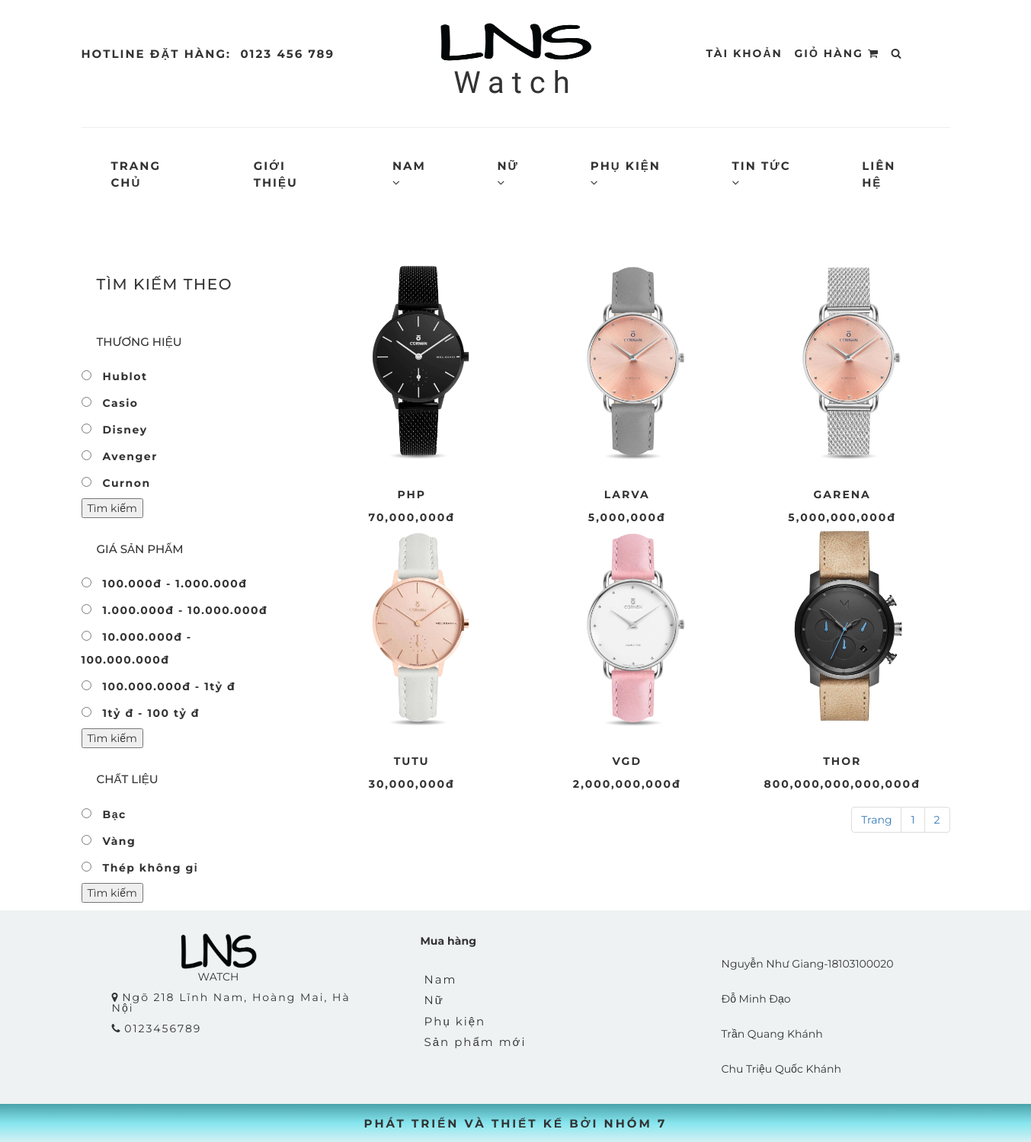
Page /index.php?controller=category_watch_woman&id=2 on the committed database.
### tables this page shows
CREATE TABLE `product_watch` (
  `pk_watch_id` int(11) NOT NULL,
  `fk_category_watch_id` int(11) NOT NULL,
  `name_watch` varchar(500) NOT NULL,
  `img_watch` varchar(500) NOT NULL,
  `img_watch2` varchar(500) NOT NULL,
  `img_watch3` varchar(500) NOT NULL,
  `img_watch4` varchar(500) NOT NULL,
  `color_watch` varchar(500) NOT NULL,
  `count_watch` int(11) NOT NULL,
  `material_watch` varchar(500) NOT NULL,
  `display_watch` varchar(500) NOT NULL,
  `diameter_watch` int(11) NOT NULL,
  `thickness_watch` int(11) NOT NULL,
  `width_strap_watch` int(11) NOT NULL,
  `material_glass_watch` varchar(500) NOT NULL,
  `water_resistant_watch` float NOT NULL,
  `brand_name_watch` varchar(500) NOT NULL,
  `price_watch` float NOT NULL,
  `short_description_watch` varchar(500) NOT NULL,
  `info_detail_watch` varchar(500) NOT NULL,
  `hot_watch` int(11) NOT NULL,
  `parent_id` int(11) NOT NULL DEFAULT 0
);

### controller/frontend/controller_category_watch_woman.php (called while the page is built)
<?php
    class controller_category_watch_woman{
        public function __construct()
        {
            $record_per_page =6 ;
            $total_record = 0;
            $list_man = model::list_all("select * from  category_watch where parent_id=2");
            foreach($list_man as $pagi){
             $total_record = $total_record + model::num_rows("select pk_watch_id from product_watch where fk_category_watch_id= $pagi->pk_category_watch_id");
            }
            $num_page = ceil($total_record/$record_per_page);
            $p = isset($_GET["p"])&&$_GET["p"]>0 ? $_GET["p"]-1:0;
            $from = $p*$record_per_page;
			include "view/frontend/category_watch_woman.php";
        }
    }
    new controller_category_watch_woman();
?>

### model/model.php (called while the page is built, shortened)
<?php
	class model{
		public static function list_all($sql){
			global $db;
			$result = mysqli_query($db,$sql) or die("Không truy vấn được 1");
			$arr = array();
			while($rows = mysqli_fetch_object($result))
				$arr[] = $rows;
			return $arr;
		}
		public static function num_rows($sql){
			global $db;
			$result = mysqli_query($db,$sql) or die("Không truy vấn được 4");
			return mysqli_num_rows($result);
		}
	}
 ?>

### view/frontend/category_watch_woman.php (the view, shortened to what this page needs)
<div class="list_product container">
	 				<div class="row">
	 				<?php include "view/frontend/list_menu.php"; ?>
	 					<div class="col-lg-9">
						<?php
						$data = model::list_all("select * from product_watch where fk_category_watch_id=7 or fk_category_watch_id=8 or fk_category_watch_id=9 order by pk_watch_id desc limit $from,$record_per_page"); ?>
	 						<?php foreach ($data as $rows):
                             ?>
						<div class="new_pr col-lg-4"><a href="index.php?controller=detail_watch&id=<?php echo $rows->pk_watch_id; ?>"><img src="public/upload/watch/<?php echo $rows->img_watch; ?>" alt=""></a>
	 							<div class="info_product">
	 								<p><?php echo $rows->name_watch; ?></p>
	 								<span><?php echo number_format($rows->price_watch); ?>đ</span>
	 							</div>
	 							<div class="add_cart">
	 							</div>
	 						</div>
	 					<?php endforeach; ?>
	 					</div>
	 					<div class="pagination" style="float: right;">
	 					 <ul class="pagination pull-right" style="margin-top: 0px !important; padding-right: 15px;">
                    <li><a href="">Trang</a></li>
                    <?php for($i = 1; $i<=$num_page; $i++): ?>
                    <li><a href="index.php?controller=category_watch_woman&p=<?php echo $i;?>"><?php echo $i; ?></a></li>
                <?php endfor; ?>
	 				</div>
	 			</div>
	 			</div>

### public/frontend/lns.css (style rules this page uses)
body { margin: 0; padding: 0; color: #333; font-family: 'Montserrat', sans-serif; background-color: gradient(to right, ) }
li { list-style-type: none; display: inline-block; }
a { color: #333; text-decoration: none; cursor: pointer; }
.new_pr,.sale_pr { background: white; text-align:center; position: relative; overflow: hidden; }
.new_pr img ,.sale_pr img { padding: 0; width: 270px; }
.new_pr p ,.new_pr p { text-transform:uppercase; font-weight: 700; letter-spacing: 2px; }
.new_pr span ,.sale_pr span { font-weight: 700; letter-spacing: 2px; }
.info_product { margin-top: 30px; }
.add_cart { justify-content: center; width:255px; position: absolute; bottom: 0; border: 1px solid black; height: 45px; transition: .5s ease-in-out; transform:translateY(40px); z-index:-1; line-height: 44px; background: white; }
.list_product { margin-top: 20px; }

### rows in the picture
product_watch: img_watch (picture), name_watch "PHP", price_watch "70,000,000"
product_watch: img_watch (picture), name_watch "LARVA", price_watch "5,000,000"
product_watch: img_watch (picture), name_watch "GARENA", price_watch "5,000,000,000"
product_watch: img_watch (picture), name_watch "TUTU", price_watch "30,000,000"
product_watch: img_watch (picture), name_watch "VGD", price_watch "2,000,000,000"
product_watch: img_watch (picture), name_watch "THOR", price_watch "800,000,000,000,000"
